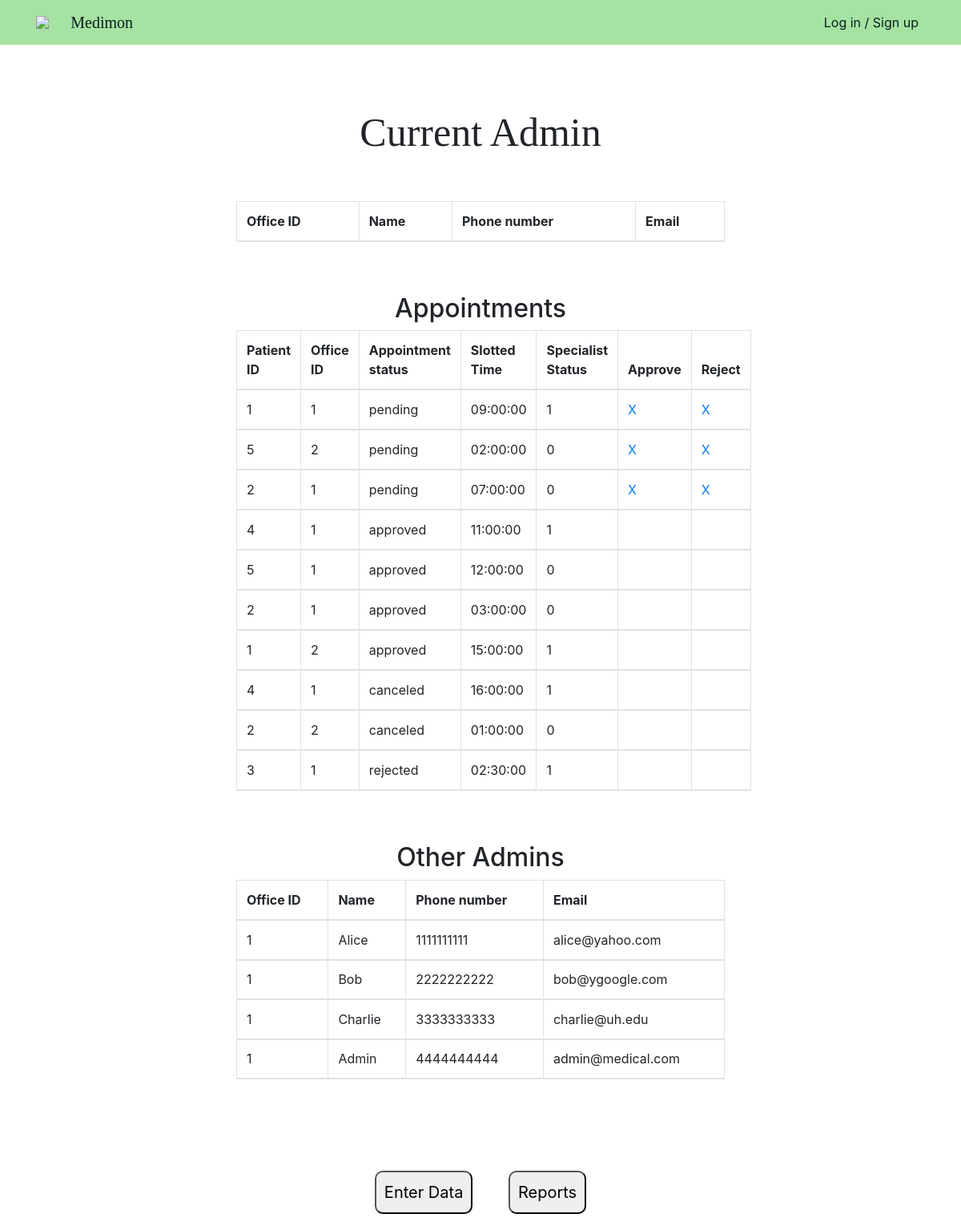
/adminPages/adminPage.php, run on an earlier commit of the app's database.
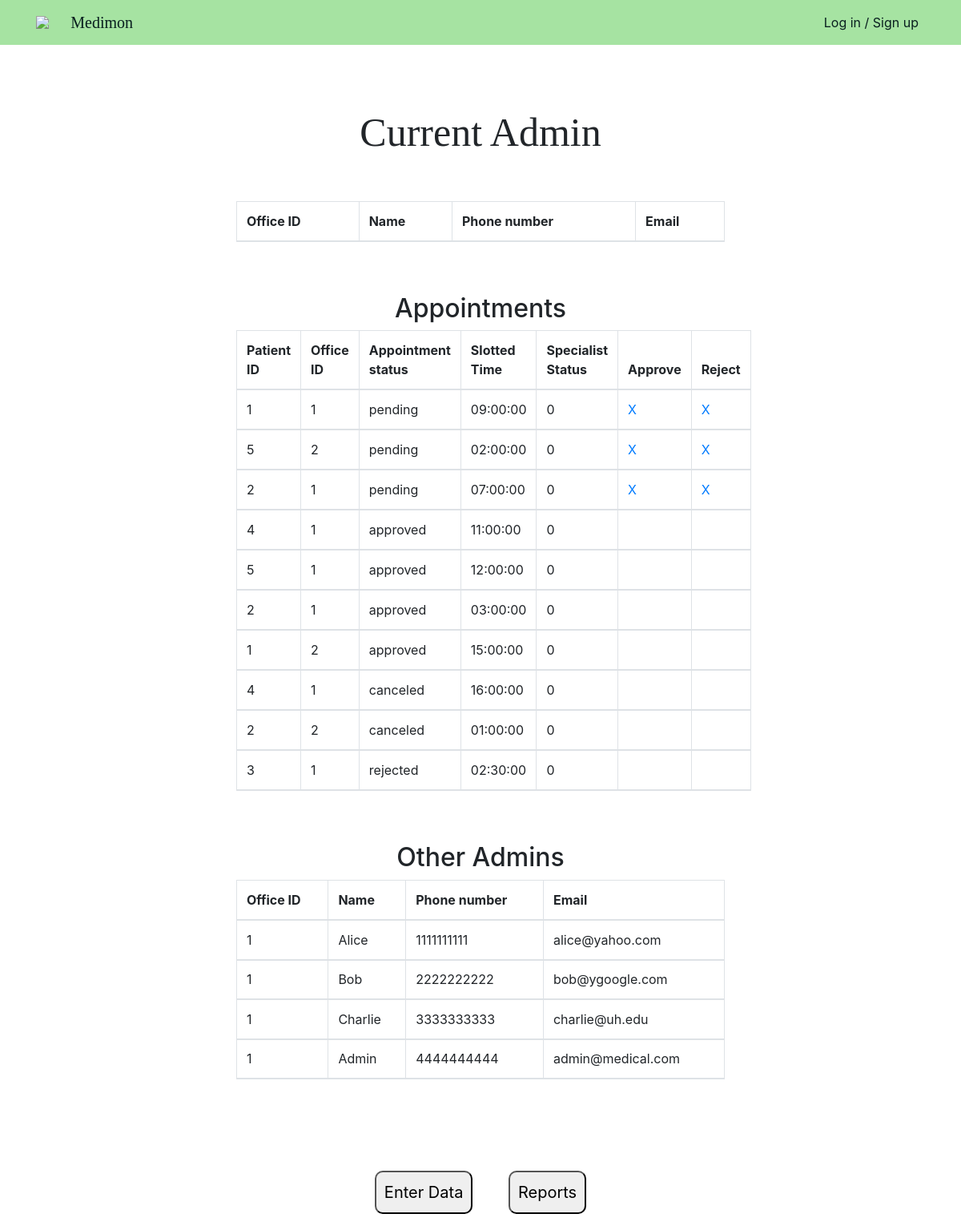
And on a later commit of the database.
### tables this page shows
CREATE TABLE APPOINTMENT (
	Appointment_id        INT AUTO_INCREMENT,
    Patient_id            INT,
    Doctor_id             INT NOT NULL,
    Office_id             INT NOT NULL,
    Appointment_status_id INT NOT NULL DEFAULT 0,
    Appointment_status    VARCHAR(12) NOT NULL,
    Date                  DATE NOT NULL,
    Slotted_time          TIME NOT NULL,
    Specialist_status     BOOLEAN NOT NULL,  
     
    PRIMARY KEY (Appointment_id),
    FOREIGN KEY (Patient_id) REFERENCES PATIENT(Patient_id),
    FOREIGN KEY (Doctor_id) REFERENCES DOCTOR(Doctor_id),
    FOREIGN KEY (Office_id) REFERENCES OFFICE(Office_id)
);

### adminPages/adminPage.php (the view, shortened to what this page needs)
<?php
require_once "../php/config.php";
$sql = "SELECT Patient_id, Office_id, Appointment_id, Appointment_status, Slotted_time, Specialist_status FROM APPOINTMENT ORDER BY Appointment_status='rejected', Appointment_status='canceled', Appointment_status='approved', Appointment_status='pending'";
$result = mysqli_query($db, $sql);
$APtableResult = "";
if ($result->num_rows > 0) {
  while($row = $result-> fetch_assoc()) {
    $APtableResult .= "<tr>". "<td>" . $row["Patient_id"] . "</td><td>"  . $row["Office_id"] . "</td><td>" .
                       $row["Appointment_status"] . "</td><td>" . $row["Slotted_time"] . "</td><td>" . $row["Specialist_status"] . "</td>";
    if ($row["Appointment_status"] === 'pending') {
      $APtableResult .= "<td><a href='../adminPages/adminPage.php?approve_id=" . $row["Appointment_id"] . "'>X</a></td>";
      $APtableResult .= "<td><a href='../adminPages/adminPage.php?ren  ject_id=" . $row["Appointment_id"] . "'>X</a></td>";
    } else {
      $APtableResult .= "<td></td><td></td>";
    }
    $APtableResult .= "</tr>";
  }
}
$sql = "SELECT * FROM ADMIN";
$result = mysqli_query($db, $sql);
$OtADtableResult = "";
if ($result->num_rows > 0) {
  while($row = $result-> fetch_assoc()) {
    $OtADtableResult .= "<tr>". "<td>" . $row["Office_id"] . "</td><td>" . $row["Name"] . "</td><td>" .
                          $row["Phone_number"] . "</td><td>" . $row["Email"] . "</td>" . "<tr>";
  }
}
?>
<!doctype html>
<html lang="en">
<head>
  <link rel="stylesheet" href="../css/style.css">
  <link rel="stylesheet" href="https://stackpath.bootstrapcdn.com/bootstrap/4.3.1/css/bootstrap.min.css"
>
</head>
<?php include_once("../php/header.php"); ?>
<body>
  <div class="main-container">
    <div class="main-wrap">
      <div class="text-center" id="Admin-header">Current Admin</div>
      <div class="container-fluid">
        <div class="row justify-content-center my-5">
          <div class="col-10">
            <table class="table table-bordered">
              <thead class="thead">
                <tr>
                  <th scope="col">Office ID</th>
                  <th scope="col">Name</th>
                  <th scope="col">Phone number</th>
                  <th scope="col">Email</th>
                </tr>
              </thead>
            </table>
            <br> <br>
            <h2>Appointments</h2>
            <table class="table table-bordered">
              <thead class="thead">
                <tr>
                  <th>Patient ID</th>
                  <th>Office ID</th>
                  <th>Appointment status</th>
                  <th>Slotted Time</th>
                  <th>Specialist Status</th>
                  <th>Approve</th>
                  <th>Reject</th>
                </tr>
                <?php echo $APtableResult;?>
              </thead>
            </table>
            <br> <br>
            <h2>Other Admins</h2>
            <table class="table table-bordered">
              <thead class="thead">
                <tr>
                  <th scope="col">Office ID</th>
                  <th scope="col">Name</th>
                  <th scope="col">Phone number</th>
                  <th scope="col">Email</th>
                </tr>
                <?php echo $OtADtableResult;?>
              </thead>
            </table>
          </div>
        </div>
      </div>
    </div>
  </div>
  </body>
<br><br><br><br><br><br><br><br><br><br><br><br><br><br><br><br><br><br><br><br><br><br><br><br><br><br><br><br><br><br>
         <div id = "container">
        <a href="doctorDataEntry.php">
          <button id = "Redi1">Enter Data</button>
        </a>
        <a href="reportsForm.php">
          <button id = "Redi2">Reports</button>
        </a>
     </div>
</body>
</html>

### php/header.php (shortened to what this page needs)
<nav class="navbar navbar-expand-lg nav-back fixed-top" id="mainNav">
  <div class="container">
    <img src="./img/main_icon.png" class="mainicon" href="/localhost/cosc3380/index.php">
    <a class="navbar-brand" href="//localhost/cosc3380/index.php">Medimon</a>
    <div class="collapse navbar-collapse" id="navbarResponsive">
      <ul class="navbar-nav ml-auto">
        <?php
          if (!isset($_SESSION['loggedin'])) {
            echo '<li class="nav-item"><a class="nav-link" href="//localhost/cosc3380/auth/login.php" id="login">Log in / Sign up</a></li>';
          } else {
            echo '<li class="nav-item"><a class="nav-link" href="//localhost/cosc3380/auth/logout.php" id="logout">Log out</a></li>';
          }
        ?>
      </ul>
    </div>
  </div>
</nav>

### css/style.css (style rules this page uses)
.nav-back { background: #a6e3a2; color: #fff; }
.navbar-brand { color: rgb(9, 31, 31); font-family:Cambria, Cochin, Georgia, Times, 'Times New Roman', serif; font: bold; }
.nav-link { color: rgb(9, 31, 31); }
html { height: 100%; }
body { margin: 0; height: 100%; background: #abadaf; font-family: Dotum,'돋움',Helvetica,sans-serif; }
.main-container { width:100%; display:flex; flex-direction:column; align-items:center; margin-top: 21px; margin-top: 21px; height: 150%; }
.main-container .main-wrap { width:768px; margin-top: 30px; }
.main-container { background-color: #ffffff; height: 700px; }
.mainicon { width: 3%; margin-right: 10px; }
#Admin-header { margin-top: 10%; margin-bottom: 20px; font-family:Cambria, Cochin, Georgia, Times, 'Times New Roman', serif; font: bold; font-size: 50px; }
* { padding: 0px; margin: 0px; box-sizing: border-box; }
table { width: 600px; }

### adminPages/adminPage.php (style rules this page uses)
button { font-size: 20px; padding:10px; border-radius:10px; margin:20px; }
#container { text-align: center; }
h2 { text-align: center; }

What changed in the data, as far as the page shows it:
changed appointment (number 1 of 10 on the later page): Specialist_status "1" → "0"
changed appointment (number 4 of 10 on the later page): Specialist_status "1" → "0"
changed appointment (number 7 of 10 on the later page): Specialist_status "1" → "0"
changed appointment (number 8 of 10 on the later page): Specialist_status "1" → "0"
changed appointment "rejected": Specialist_status "1" → "0"
